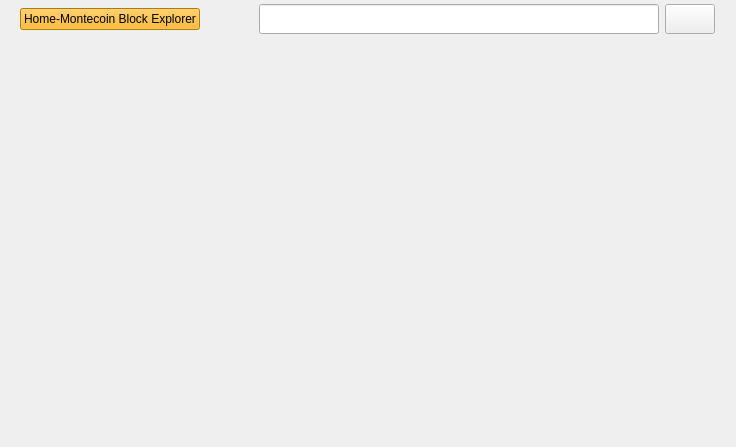
<?xml version="1.0" encoding="UTF-8"?>
<ui version="4.0">
 <class>ChainExplorerPage</class>
 <widget class="QWidget" name="ChainExplorerPage">
  <property name="geometry">
   <rect>
    <x>0</x>
    <y>0</y>
    <width>736</width>
    <height>447</height>
   </rect>
  </property>
  <property name="windowTitle">
   <string>Form</string>
  </property>
  <layout class="QVBoxLayout" name="verticalLayout">
   <property name="topMargin">
    <number>4</number>
   </property>
   <property name="bottomMargin">
    <number>0</number>
   </property>
   <item>
    <layout class="QHBoxLayout" name="horizontalLayout_2">
     <item>
      <spacer name="horizontalSpacer_3">
       <property name="orientation">
        <enum>Qt::Horizontal</enum>
       </property>
       <property name="sizeType">
        <enum>QSizePolicy::Fixed</enum>
       </property>
       <property name="sizeHint" stdset="0">
        <size>
         <width>9</width>
         <height>20</height>
        </size>
       </property>
      </spacer>
     </item>
     <item>
      <widget class="QPushButton" name="pushButton">
       <property name="styleSheet">
        <string notr="true">font: 75 16pt &quot;Agency FB&quot;;
background-color: rgb(255, 170, 0);</string>
       </property>
       <property name="text">
        <string>Home-Montecoin Block Explorer</string>
       </property>
      </widget>
     </item>
     <item>
      <spacer name="horizontalSpacer">
       <property name="orientation">
        <enum>Qt::Horizontal</enum>
       </property>
       <property name="sizeHint" stdset="0">
        <size>
         <width>18</width>
         <height>20</height>
        </size>
       </property>
      </spacer>
     </item>
     <item>
      <layout class="QHBoxLayout" name="horizontalLayout">
       <item>
        <widget class="QLineEdit" name="lineEdit_search">
         <property name="minimumSize">
          <size>
           <width>400</width>
           <height>30</height>
          </size>
         </property>
        </widget>
       </item>
       <item>
        <widget class="QPushButton" name="pushButton_search">
         <property name="sizePolicy">
          <sizepolicy hsizetype="Minimum" vsizetype="Fixed">
           <horstretch>0</horstretch>
           <verstretch>0</verstretch>
          </sizepolicy>
         </property>
         <property name="minimumSize">
          <size>
           <width>50</width>
           <height>30</height>
          </size>
         </property>
         <property name="text">
          <string/>
         </property>
         <property name="iconSize">
          <size>
           <width>50</width>
           <height>30</height>
          </size>
         </property>
        </widget>
       </item>
      </layout>
     </item>
     <item>
      <spacer name="horizontalSpacer_2">
       <property name="orientation">
        <enum>Qt::Horizontal</enum>
       </property>
       <property name="sizeType">
        <enum>QSizePolicy::Fixed</enum>
       </property>
       <property name="sizeHint" stdset="0">
        <size>
         <width>10</width>
         <height>20</height>
        </size>
       </property>
      </spacer>
     </item>
    </layout>
   </item>
   <item>
    <widget class="QStackedWidget" name="stackedWidget">
     <widget class="QWidget" name="page"/>
     <widget class="QWidget" name="page_2"/>
    </widget>
   </item>
  </layout>
 </widget>
 <resources/>
 <connections/>
</ui>
